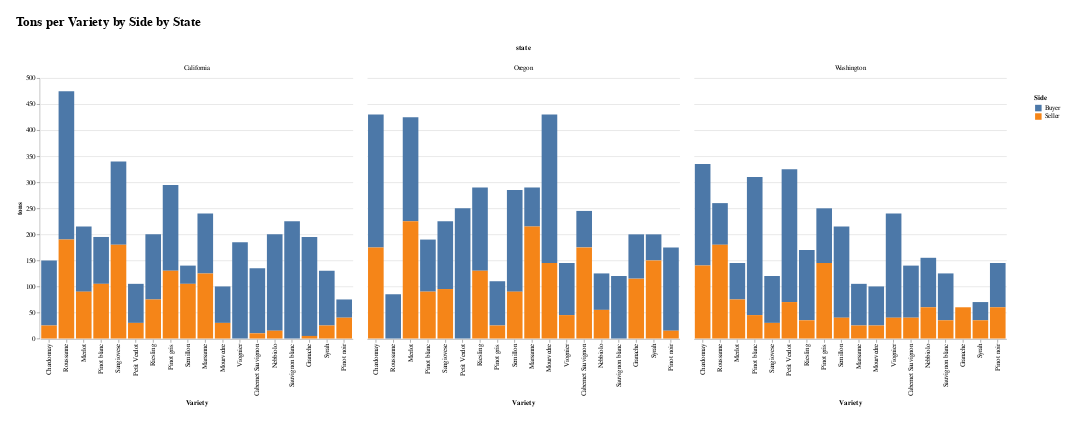

The notebook cell saved with this chart:
### Code cell
chart = requests.get('http://127.0.0.1:8000/graph/df-grapes-by-state-combined').json()
Chart.from_dict(chart)

### Figure 1 — Vega-Lite specification as saved in the notebook (floating-point values rounded to 4 significant figures)
{"config": {"view": {"continuousWidth": 400, "continuousHeight": 300, "stroke": "#FFF"}, "legend": {"padding": 24}, "title": {"fontSize": 20, "offset": 24}}, "data": {"name": "data-719f313ae9d7dc8ea7a25d624c6f35fc"}, "mark": "bar", "datasets": {"data-719f313ae9d7dc8ea7a25d624c6f35fc": [{"variety": "Cabernet Sauvignon", "side": "Buyer", "state": "California", "tons": 125}, {"variety": "Cabernet Sauvignon", "side": "Buyer", "state": "Oregon", "tons": 70}, {"variety": "Cabernet Sauvignon", "side": "Buyer", "state": "Washington", "tons": 100}, {"variety": "Chardonnay", "side": "Buyer", "state": "California", "tons": 125}, {"variety": "Chardonnay", "side": "Buyer", "state": "Oregon", "tons": 255}, {"variety": "Chardonnay", "side": "Buyer", "state": "Washington", "tons": 195}, {"variety": "Granache", "side": "Buyer", "state": "California", "tons": 190}, {"variety": "Granache", "side": "Buyer", "state": "Oregon", "tons": 85}, {"variety": "Marsanne", "side": "Buyer", "state": "California", "tons": 115}, {"variety": "Marsanne", "side": "Buyer", "state": "Oregon", "tons": 75}, {"variety": "Marsanne", "side": "Buyer", "state": "Washington", "tons": 80}, {"variety": "Merlot", "side": "Buyer", "state": "California", "tons": 125}, {"variety": "Merlot", "side": "Buyer", "state": "Oregon", "tons": 200}, {"variety": "Merlot", "side": "Buyer", "state": "Washington", "tons": 70}, {"variety": "Mourvedre", "side": "Buyer", "state": "California", "tons": 70}, {"variety": "Mourvedre", "side": "Buyer", "state": "Oregon", "tons": 285}, {"variety": "Mourvedre", "side": "Buyer", "state": "Washington", "tons": 75}, {"variety": "Nebbiolo", "side": "Buyer", "state": "California", "tons": 185}, {"variety": "Nebbiolo", "side": "Buyer", "state": "Oregon", "tons": 70}, {"variety": "Nebbiolo", "side": "Buyer", "state": "Washington", "tons": 95}, {"variety": "Petit Verdot", "side": "Buyer", "state": "California", "tons": 75}, {"variety": "Petit Verdot", "side": "Buyer", "state": "Oregon", "tons": 250}, {"variety": "Petit Verdot", "side": "Buyer", "state": "Washington", "tons": 255}, {"variety": "Pinot blanc", "side": "Buyer", "state": "California", "tons": 90}, {"variety": "Pinot blanc", "side": "Buyer", "state": "Oregon", "tons": 100}, {"variety": "Pinot blanc", "side": "Buyer", "state": "Washington", "tons": 265}, {"variety": "Pinot gris", "side": "Buyer", "state": "California", "tons": 165}, {"variety": "Pinot gris", "side": "Buyer", "state": "Oregon", "tons": 85}, {"variety": "Pinot gris", "side": "Buyer", "state": "Washington", "tons": 105}, {"variety": "Pinot noir", "side": "Buyer", "state": "California", "tons": 35}, {"variety": "Pinot noir", "side": "Buyer", "state": "Oregon", "tons": 160}, {"variety": "Pinot noir", "side": "Buyer", "state": "Washington", "tons": 85}, {"variety": "Riesling", "side": "Buyer", "state": "California", "tons": 125}, {"variety": "Riesling", "side": "Buyer", "state": "Oregon", "tons": 160}, {"variety": "Riesling", "side": "Buyer", "state": "Washington", "tons": 135}, {"variety": "Roussanne", "side": "Buyer", "state": "California", "tons": 285}, {"variety": "Roussanne", "side": "Buyer", "state": "Oregon", "tons": 85}, {"variety": "Roussanne", "side": "Buyer", "state": "Washington", "tons": 80}, {"variety": "Sangiovese", "side": "Buyer", "state": "California", "tons": 160}, {"variety": "Sangiovese", "side": "Buyer", "state": "Oregon", "tons": 130}, {"variety": "Sangiovese", "side": "Buyer", "state": "Washington", "tons": 90}, {"variety": "Sauvignon blanc", "side": "Buyer", "state": "California", "tons": 225}, {"variety": "Sauvignon blanc", "side": "Buyer", "state": "Oregon", "tons": 120}, {"variety": "Sauvignon blanc", "side": "Buyer", "state": "Washington", "tons": 90}, {"variety": "Semillon", "side": "Buyer", "state": "California", "tons": 35}, {"variety": "Semillon", "side": "Buyer", "state": "Oregon", "tons": 195}, {"variety": "Semillon", "side": "Buyer", "state": "Washington", "tons": 175}, {"variety": "Syrah", "side": "Buyer", "state": "California", "tons": 105}, {"variety": "Syrah", "side": "Buyer", "state": "Oregon", "tons": 50}, {"variety": "Syrah", "side": "Buyer", "state": "Washington", "tons": 35}, {"variety": "Viognier", "side": "Buyer", "state": "California", "tons": 185}, {"variety": "Viognier", "side": "Buyer", "state": "Oregon", "tons": 100}, {"variety": "Viognier", "side": "Buyer", "state": "Washington", "tons": 200}, {"variety": "Cabernet Sauvignon", "side": "Seller", "state": "California", "tons": 10}, {"variety": "Cabernet Sauvignon", "side": "Seller", "state": "Oregon", "tons": 175}, {"variety": "Cabernet Sauvignon", "side": "Seller", "state": "Washington", "tons": 40}, {"variety": "Chardonnay", "side": "Seller", "state": "California", "tons": 25}, {"variety": "Chardonnay", "side": "Seller", "state": "Oregon", "tons": 175}, {"variety": "Chardonnay", "side": "Seller", "state": "Washington", "tons": 140}, {"variety": "Granache", "side": "Seller", "state": "California", "tons": 5}, {"variety": "Granache", "side": "Seller", "state": "Oregon", "tons": 115}, {"variety": "Granache", "side": "Seller", "state": "Washington", "tons": 60}, {"variety": "Marsanne", "side": "Seller", "state": "California", "tons": 125}, {"variety": "Marsanne", "side": "Seller", "state": "Oregon", "tons": 215}, {"variety": "Marsanne", "side": "Seller", "state": "Washington", "tons": 25}, {"variety": "Merlot", "side": "Seller", "state": "California", "tons": 90}, {"variety": "Merlot", "side": "Seller", "state": "Oregon", "tons": 225}, {"variety": "Merlot", "side": "Seller", "state": "Washington", "tons": 75}, {"variety": "Mourvedre", "side": "Seller", "state": "California", "tons": 30}, {"variety": "Mourvedre", "side": "Seller", "state": "Oregon", "tons": 145}, {"variety": "Mourvedre", "side": "Seller", "state": "Washington", "tons": 25}, {"variety": "Nebbiolo", "side": "Seller", "state": "California", "tons": 15}, {"variety": "Nebbiolo", "side": "Seller", "state": "Oregon", "tons": 55}, {"variety": "Nebbiolo", "side": "Seller", "state": "Washington", "tons": 60}, {"variety": "Petit Verdot", "side": "Seller", "state": "California", "tons": 30}, {"variety": "Petit Verdot", "side": "Seller", "state": "Washington", "tons": 70}, {"variety": "Pinot blanc", "side": "Seller", "state": "California", "tons": 105}, {"variety": "Pinot blanc", "side": "Seller", "state": "Oregon", "tons": 90}, {"variety": "Pinot blanc", "side": "Seller", "state": "Washington", "tons": 45}, {"variety": "Pinot gris", "side": "Seller", "state": "California", "tons": 130}, {"variety": "Pinot gris", "side": "Seller", "state": "Oregon", "tons": 25}, {"variety": "Pinot gris", "side": "Seller", "state": "Washington", "tons": 145}, {"variety": "Pinot noir", "side": "Seller", "state": "California", "tons": 40}, {"variety": "Pinot noir", "side": "Seller", "state": "Oregon", "tons": 15}, {"variety": "Pinot noir", "side": "Seller", "state": "Washington", "tons": 60}, {"variety": "Riesling", "side": "Seller", "state": "California", "tons": 75}, {"variety": "Riesling", "side": "Seller", "state": "Oregon", "tons": 130}, {"variety": "Riesling", "side": "Seller", "state": "Washington", "tons": 35}, {"variety": "Roussanne", "side": "Seller", "state": "California", "tons": 190}, {"variety": "Roussanne", "side": "Seller", "state": "Washington", "tons": 180}, {"variety": "Sangiovese", "side": "Seller", "state": "California", "tons": 180}, {"variety": "Sangiovese", "side": "Seller", "state": "Oregon", "tons": 95}, {"variety": "Sangiovese", "side": "Seller", "state": "Washington", "tons": 30}, {"variety": "Sauvignon blanc", "side": "Seller", "state": "Washington", "tons": 35}, {"variety": "Semillon", "side": "Seller", "state": "California", "tons": 105}, {"variety": "Semillon", "side": "Seller", "state": "Oregon", "tons": 90}, {"variety": "Semillon", "side": "Seller", "state": "Washington", "tons": 40}, {"variety": "Syrah", "side": "Seller", "state": "California", "tons": 25}, {"variety": "Syrah", "side": "Seller", "state": "Oregon", "tons": 150}, {"variety": "Syrah", "side": "Seller", "state": "Washington", "tons": 35}, {"variety": "Viognier", "side": "Seller", "state": "Oregon", "tons": 45}, {"variety": "Viognier", "side": "Seller", "state": "Washington", "tons": 40}]}, "encoding": {"color": {"field": "side", "title": "Side", "type": "nominal"}, "column": {"field": "state", "type": "nominal"}, "tooltip": [{"field": "side", "type": "nominal"}, {"field": "variety", "type": "nominal"}, {"field": "tons", "type": "quantitative"}], "x": {"field": "variety", "sort": "-y", "title": "Variety", "type": "nominal"}, "y": {"field": "tons", "type": "quantitative"}}, "height": 400, "padding": 24, "title": "Tons per Variety by Side by State", "width": 480, "$schema": "https://vega.github.io/schema/vega-lite/v4.17.0.json"}
